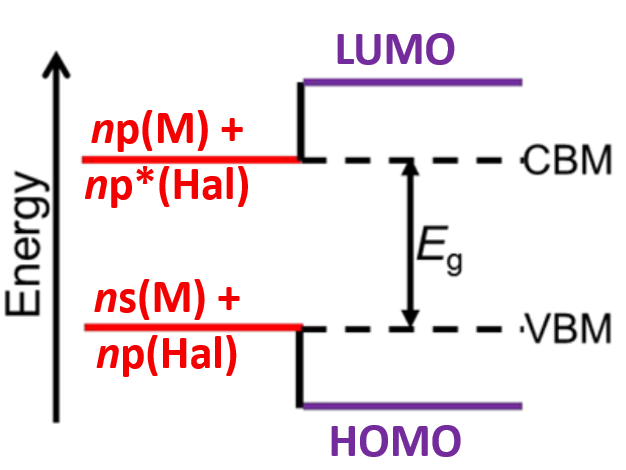
#> input picture images/BG_M.png, 626 x 470 px
$ python -i my_scripts.py   (imports and definitions only)
#> lines starting #> are read from the running program, lines starting #| are printed output that depends on the picture
# Вспомогательная функция для подсчета общего числа значений в парах
# [54 lines left out: functions pair_counts_df, get_subset_for_graphs, not called in this run]


# Словарь цветов для раскраски графиков
style_dict = {('Bi', 'I', 'd'): '#300072',
              ('Bi', 'I', 'i'): '#000031',
              ('Bi', 'I', 'cht'): '#9b2222',
              ('Bi', 'I', 'unk'): '#ff00ff',
              ('Bi', 'Cl', 'd'): '#00ffff',
              ('Bi', 'Cl', 'cht'): '#fa8072',
              ('Bi', 'Br', 'd'): '#006400',
              ('Bi', 'Br', 'i'): '#22cc22',
              ('Bi', 'Br', 'cht'): '#8b0000',
              ('Bi', 'Br I', 'd'): '#a400d3',
              ('Sb', 'I', 'd'): '#ff5510',
              ('Sb', 'I', 'cht'): '#b22222',
              ('Sb', 'I', 'unk'): '#f71585',
              ('Sb', 'Cl', 'd'): '#adff2f',
              ('Sb', 'Cl', 'i'): '#0000cd',
              ('Sb', 'Cl', 'cht'): '#ff4500',
              ('Sb', 'Cl', 'unk'): '#2e8b57',
              ('Sb', 'Br', 'd'): '#ffd700',
              ('Sb', 'Br', 'cht'): '#ff0000',
              ('Sb', 'Br', 'unk'): '#009090',
              ('Sb', 'Br I', 'd'): '#fdfd00',
              ('Bi Sb', 'I', 'd'): '#808000',
              ('Bi Sb', 'Br I', 'd'): '#a9a9a9'}


# Функция для отрисовки графиков:
# [60 lines left out: function plotly_graphs, not called in this run]


# Функция для выбора дескрипторов (не обязательны):
def get_descriptors_by_ent(data, metal_le=True, halogen_le=False, number_of_geom=21, names_of_geom=None,
                           hh_min=True, hh_av=False, hh_num=False, hh_nd=False, del_d=False, sigma=False):
    descriptors_names = ['Band gap', 'Temperature']
    if metal_le:
        descriptors_names.append('M')
    else:
        descriptors_names.extend(['Bi', 'Sb'])
    if halogen_le:
        descriptors_names.append('X')
    else:
        descriptors_names.extend(['I', 'Br', 'I'])
    if hh_min:
        descriptors_names.append('min Hal...Hal')
    if hh_av:
        descriptors_names.append('aver Hal...Hal')
    if hh_num:
        descriptors_names.append('Number if Hal...Hal contacts')
    if hh_nd:
        descriptors_names.append('N/aver-d')
    if del_d:
        descriptors_names.append('delta d')
    if sigma:
        descriptors_names.append('sigma^2')
    all_geom = ['Hal-t1', 'Hal-t2', 'Hal-d1', 'Hal-d2', 'Hal-d3', 'Hal-d4', 't1-t2', 't1-d1', 't1-d2', 't1-d3', 't1-d4',
                't2-d1', 't2-d2', 't2-d3', 't2-d4', 'd1-d2', 'd1-d3', 'd1-d4', 'd2-d3', 'd2-d4', 'd3-d4']
    if number_of_geom == 21:
        descriptors_names.extend(all_geom)
    elif number_of_geom > 21 or number_of_geom <= 0:
        print('Wrong!')
        return
    elif 1 <= number_of_geom < 21:
        if names_of_geom == None:
            names_of_geom = input('string if descriptors designers or indesies:  ')
        if (type(names_of_geom) == str) and names_of_geom.isdigit():
            names_of_geom = list(map(int, names_of_geom.split()))
            if (len(names_of_geom) == number_of_geom) and all([14 <= x < 35 for x in names_of_geom]):
                descriptors_names.extend(data.columns[:names_of_geom].to_list())
            else:
                print('Wrong!')
                return
        elif (type(names_of_geom) == str) and all([x in all_geom] for x in names_of_geom.split()):
            descriptors_names.extend(names_of_geom.split())
        elif type(names_of_geom) == list or type(names_of_geom) == tuple:
            if all([14 <= x < 35 for x in names_of_geom]):
                descriptors_names.extend(data.columns[:names_of_geom].to_list())
            elif all([x in all_geom] for x in names_of_geom.split()):
                descriptors_names.extend(list(names_of_geom))
            else:
                print('Wrong!')
                return
    if len(set(descriptors_names) & set(all_geom)) != 0:  # Тут не забываем#
        return data[data['Hal-t1'].notna()][descriptors_names].copy()
    return data[descriptors_names].copy()


# Функция для разбиения на трейн и тест и нормализации
# [208 lines left out: functions train_test_split_and_normolize, train_val_loop, lvo_cv, full_cv, calculate_mean_metrics_on_validation, predicts and 4 more, not called in this run]

>>> import cv2
>>> picture = cv2.imread('images/BG_M.png', cv2.IMREAD_GRAYSCALE)
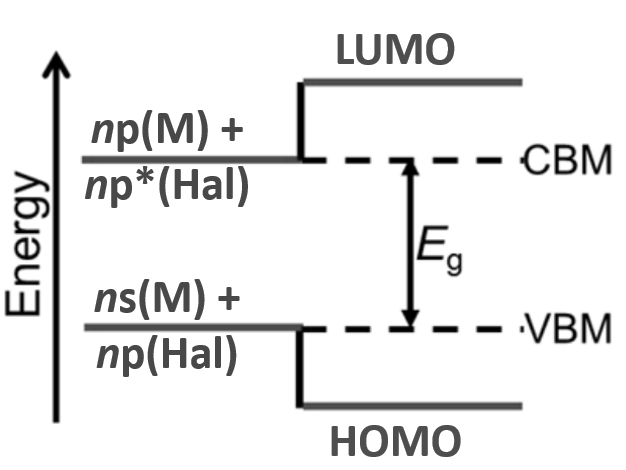
#> picture: shape (470, 626); min 0, max 255, mean 234.2
>>> result = get_descriptors_by_ent(picture)
#> (the run stopped early here; a loop or call above may not have finished)

$ run again, on images/BG_cat.png
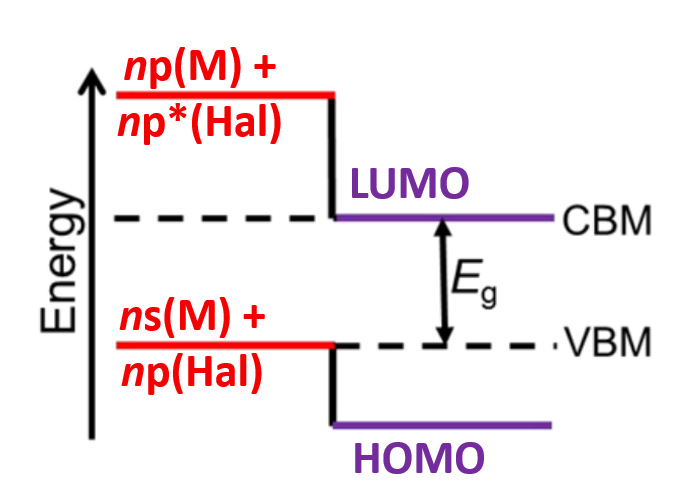
#> input picture images/BG_cat.png, 680 x 498 px
#> `picture = cv2.imread('images/BG_M.png', cv2.IMREAD_GRAYSCALE)`:
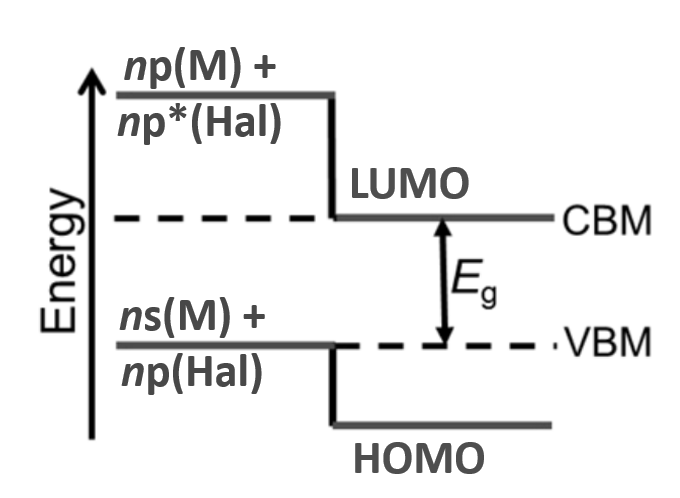
#> picture: shape (498, 680); min 0, max 255, mean 236.9
